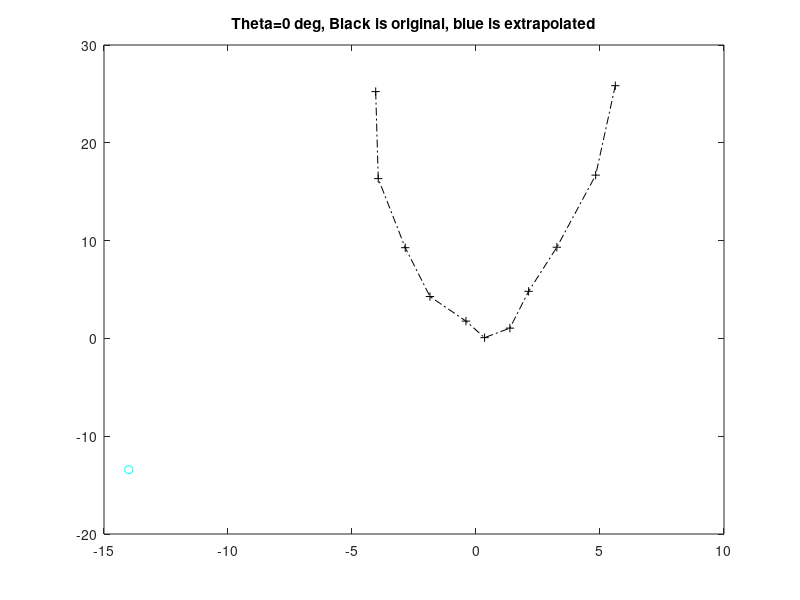
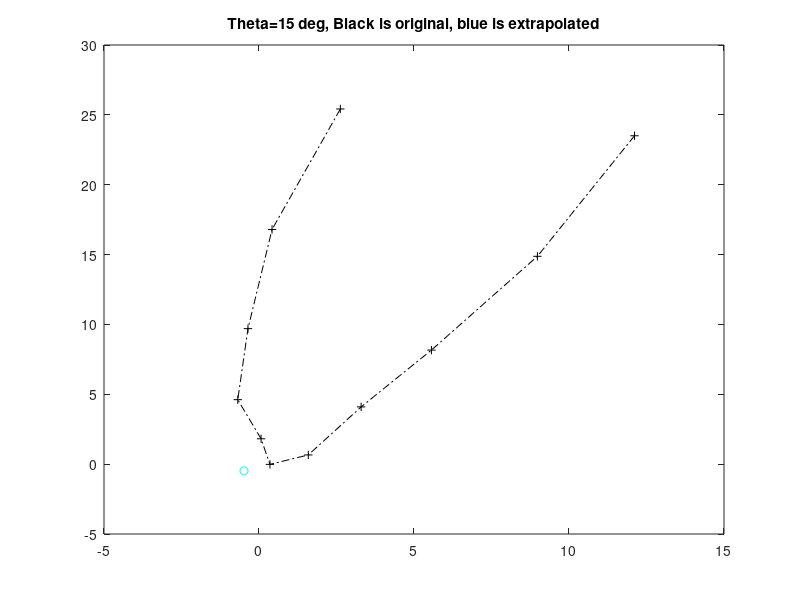
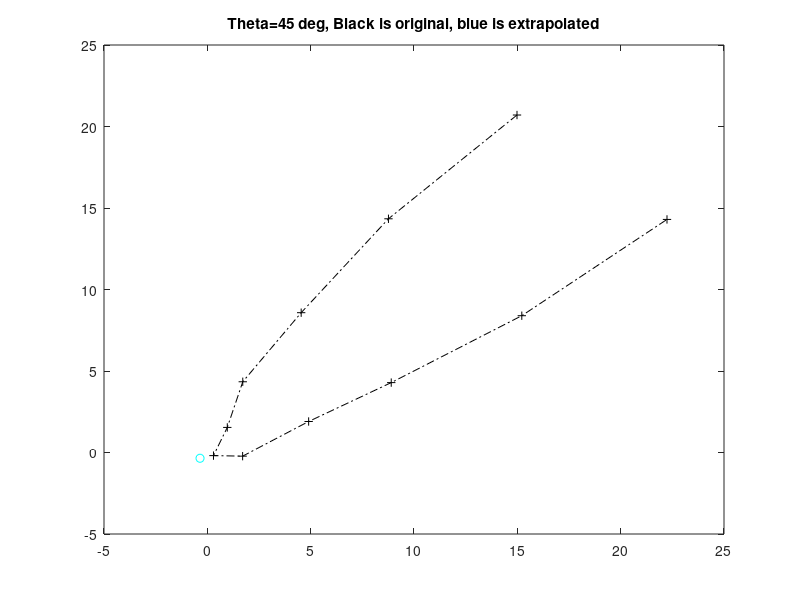

Here is the MATLAB script that generated these plots, in order:
%------------------------------------------------------------------------------
%
% Create fake data for points approximately on a parabola which is at an theta theta from 'straight up'
%
%{
Example: 
[x y 1]'  = [a  0  1 ;  * [t t^2 1]'
             0  b  1 ;
             0  0  1 ]
and for the rotated case:
[x y 1]'  = coefficentsMatrix  * rotationMatrix * [t t^2 1]'
%}

  unrotatedParabola= [
    -5  25  1
    -4  16  1
    -3   9  1
    -2   4  1
    -1   1  1
     0   0  1
     1   1  1
     2   4  1
     3   9  1
     4  16  1
     5  25  1
    ];
  randomJitter=[ rand(rows(unrotatedParabola),2) ones(rows(unrotatedParabola),1)]; % Jitter the x & y but not the 1 column

figureNumber=0;
for theta = [0 pi/12 pi/4]
  figureNumber++; fprintf('%i) Theta=%d\n', figureNumber ,theta);
  

  cTheta= cos(theta); sTheta= sin(theta); x0=10; y0=20;
  rotateByThetaAndTranslateByX0Y0 = ...
      [ cTheta  -sTheta  x0 
        sTheta   cTheta  y0
             0        0   1 ];

  rotated_tfeatures= (unrotatedParabola + randomJitter) * rotateByThetaAndTranslateByX0Y0;
 
  rotated_x= rotated_tfeatures(:,1);
  rotated_y= rotated_tfeatures(:,2);


  % Create features for regression learning as [rotated-x rotated-x^2]
  % features= [rotated_x      ...
  %            rotated_x.^2   ...
  %            rotated_y      ...
  %            rotated_y.^2   ...
  %            rotated_x .* rotated_y ...
  %            ones(rows(rotated_x),1) ];

  X= rotated_tfeatures;
  y= [rotated_x rotated_y];

  % Solve it in one line
  coefficients = (X' * X) \ X' * y; 

  %extrapolate it
  rangeXToExtrapolate = linspace(-4, 7, 20);

  extrapolatedt1 = ifelse(sTheta==0,
    rangeXToExtrapolate - x0,
    (-cTheta + sqrt(cTheta^2 - 4 * sTheta * (x0 - rangeXToExtrapolate))) / 2 / (sTheta||1)
    );
  extrapolatedt2 = ifelse(sTheta==0,
    rangeXToExtrapolate - x0,
    (-cTheta - sqrt(cTheta^2 - 4 * sTheta * (x0 - rangeXToExtrapolate))) / 2 / (sTheta||1)
    );

  extrapolatedXY = coefficients(1)*extrapolatedt1 + coefficients(2) * extrapolatedt1.^2 + coefficients(3);  
  extrapolatedX  = extrapolatedXY(:,1);
  extrapolatedY  = extrapolatedXY(:,2);

  % Show the original points and the extrapolation
  disp(coefficients);
  figure(figureNumber);
  plot(rotated_tfeatures(:,1), rotated_tfeatures(:,2), '-.k+') % original data that we're trying to fit
  hold on
  plot(extrapolatedX, extrapolatedY, '-co')
  title( sprintf('Theta=%i deg, Black is original, blue is extrapolated', theta * 180/pi ));
  hold off

endfor


%----------------------------------------------------------
%
% Aside: How to create a function that represents a rotated quadratic: (ax^2 + bx + c - y ) * rotateByThetaDegrees
%
a=-1; b=0; c=0;
Q1= [a  0  b 
     0  0 -1 
     0  0  c];
quadratic= @(xy, M)([xy 1] * M * [xy 1]'); % this calculates (ax^2 + bx + c - y)
rotatedquadratic= @(xy, M, rotateByThetaAndTranslateByX0Y0)(
                    [xy 1] * rotateByThetaAndTranslateByX0Y0' * M * rotateByThetaAndTranslateByX0Y0 * [xy 1]');
%
%----------------------------------------------------------
